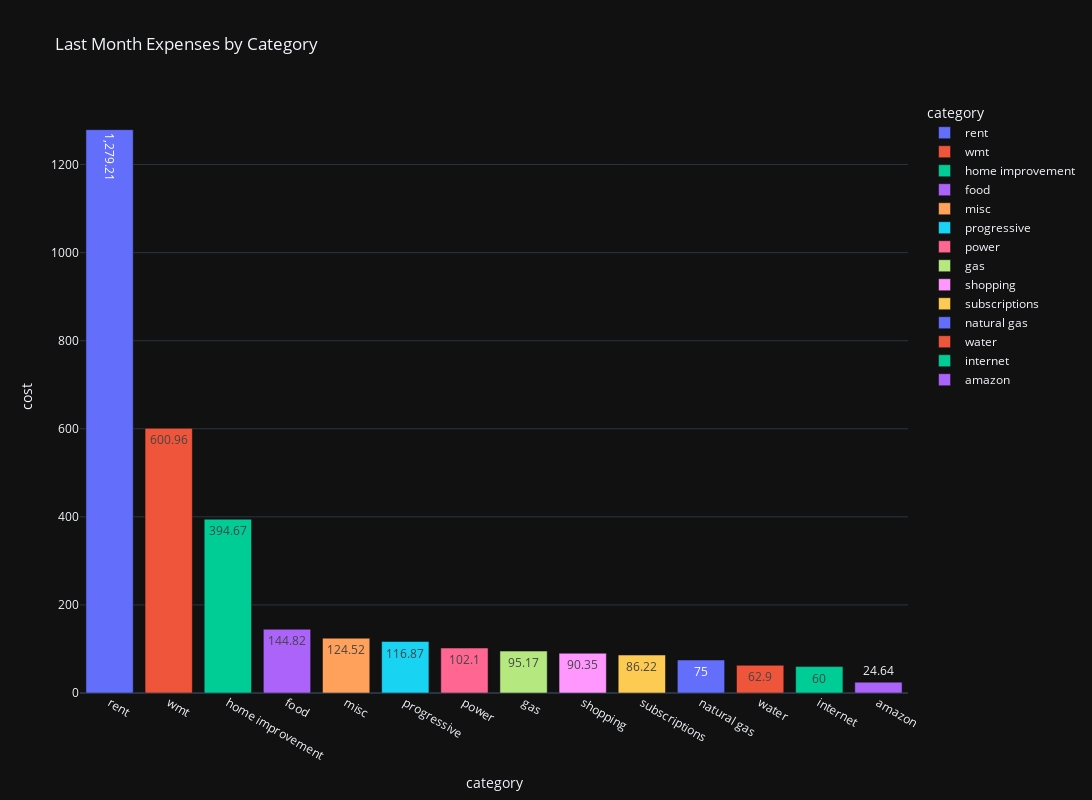

Source (notebook cell):
### Markdown cell above
### Only October Numbers (wip)

### Code cell
tempDF = df.filter(pl.col('month') == last_month_int) \
            .group_by(['category']).agg(pl.sum("cost")) 

tempDF = tempDF.sort(by='cost', descending=True)

fig = px.bar(tempDF.to_pandas(), x="category", y="cost", color="category",
             title="Last Month Expenses by Category",
            #  category_orders={"monthName": month_order},
             template='plotly_dark',
             labels={'monthName':''},
             text_auto=True,
             height=800,
             width=1600)

fig.show()

### Figure 1 — Plotly figure (JSON) as saved in the notebook; plotly's stock layout.template omitted (floating-point values rounded to 4 significant figures)
{"data": [{"hovertemplate": "category=%{x}<br>cost=%{y}<extra></extra>", "legendgroup": "rent", "marker": {"color": "#636efa", "pattern": {"shape": ""}}, "name": "rent", "orientation": "v", "showlegend": true, "textposition": "auto", "texttemplate": "%{y}", "type": "bar", "x": ["rent"], "xaxis": "x", "y": [1279.0], "yaxis": "y"}, {"hovertemplate": "category=%{x}<br>cost=%{y}<extra></extra>", "legendgroup": "wmt", "marker": {"color": "#EF553B", "pattern": {"shape": ""}}, "name": "wmt", "orientation": "v", "showlegend": true, "textposition": "auto", "texttemplate": "%{y}", "type": "bar", "x": ["wmt"], "xaxis": "x", "y": [601.0], "yaxis": "y"}, {"hovertemplate": "category=%{x}<br>cost=%{y}<extra></extra>", "legendgroup": "home improvement", "marker": {"color": "#00cc96", "pattern": {"shape": ""}}, "name": "home improvement", "orientation": "v", "showlegend": true, "textposition": "auto", "texttemplate": "%{y}", "type": "bar", "x": ["home improvement"], "xaxis": "x", "y": [394.7], "yaxis": "y"}, {"hovertemplate": "category=%{x}<br>cost=%{y}<extra></extra>", "legendgroup": "food", "marker": {"color": "#ab63fa", "pattern": {"shape": ""}}, "name": "food", "orientation": "v", "showlegend": true, "textposition": "auto", "texttemplate": "%{y}", "type": "bar", "x": ["food"], "xaxis": "x", "y": [144.8], "yaxis": "y"}, {"hovertemplate": "category=%{x}<br>cost=%{y}<extra></extra>", "legendgroup": "misc", "marker": {"color": "#FFA15A", "pattern": {"shape": ""}}, "name": "misc", "orientation": "v", "showlegend": true, "textposition": "auto", "texttemplate": "%{y}", "type": "bar", "x": ["misc"], "xaxis": "x", "y": [124.5], "yaxis": "y"}, {"hovertemplate": "category=%{x}<br>cost=%{y}<extra></extra>", "legendgroup": "progressive", "marker": {"color": "#19d3f3", "pattern": {"shape": ""}}, "name": "progressive", "orientation": "v", "showlegend": true, "textposition": "auto", "texttemplate": "%{y}", "type": "bar", "x": ["progressive"], "xaxis": "x", "y": [116.9], "yaxis": "y"}, {"hovertemplate": "category=%{x}<br>cost=%{y}<extra></extra>", "legendgroup": "power", "marker": {"color": "#FF6692", "pattern": {"shape": ""}}, "name": "power", "orientation": "v", "showlegend": true, "textposition": "auto", "texttemplate": "%{y}", "type": "bar", "x": ["power"], "xaxis": "x", "y": [102.1], "yaxis": "y"}, {"hovertemplate": "category=%{x}<br>cost=%{y}<extra></extra>", "legendgroup": "gas", "marker": {"color": "#B6E880", "pattern": {"shape": ""}}, "name": "gas", "orientation": "v", "showlegend": true, "textposition": "auto", "texttemplate": "%{y}", "type": "bar", "x": ["gas"], "xaxis": "x", "y": [95.17], "yaxis": "y"}, {"hovertemplate": "category=%{x}<br>cost=%{y}<extra></extra>", "legendgroup": "shopping", "marker": {"color": "#FF97FF", "pattern": {"shape": ""}}, "name": "shopping", "orientation": "v", "showlegend": true, "textposition": "auto", "texttemplate": "%{y}", "type": "bar", "x": ["shopping"], "xaxis": "x", "y": [90.35], "yaxis": "y"}, {"hovertemplate": "category=%{x}<br>cost=%{y}<extra></extra>", "legendgroup": "subscriptions", "marker": {"color": "#FECB52", "pattern": {"shape": ""}}, "name": "subscriptions", "orientation": "v", "showlegend": true, "textposition": "auto", "texttemplate": "%{y}", "type": "bar", "x": ["subscriptions"], "xaxis": "x", "y": [86.22], "yaxis": "y"}, {"hovertemplate": "category=%{x}<br>cost=%{y}<extra></extra>", "legendgroup": "natural gas", "marker": {"color": "#636efa", "pattern": {"shape": ""}}, "name": "natural gas", "orientation": "v", "showlegend": true, "textposition": "auto", "texttemplate": "%{y}", "type": "bar", "x": ["natural gas"], "xaxis": "x", "y": [75.0], "yaxis": "y"}, {"hovertemplate": "category=%{x}<br>cost=%{y}<extra></extra>", "legendgroup": "water", "marker": {"color": "#EF553B", "pattern": {"shape": ""}}, "name": "water", "orientation": "v", "showlegend": true, "textposition": "auto", "texttemplate": "%{y}", "type": "bar", "x": ["water"], "xaxis": "x", "y": [62.9], "yaxis": "y"}, {"hovertemplate": "category=%{x}<br>cost=%{y}<extra></extra>", "legendgroup": "internet", "marker": {"color": "#00cc96", "pattern": {"shape": ""}}, "name": "internet", "orientation": "v", "showlegend": true, "textposition": "auto", "texttemplate": "%{y}", "type": "bar", "x": ["internet"], "xaxis": "x", "y": [60.0], "yaxis": "y"}, {"hovertemplate": "category=%{x}<br>cost=%{y}<extra></extra>", "legendgroup": "amazon", "marker": {"color": "#ab63fa", "pattern": {"shape": ""}}, "name": "amazon", "orientation": "v", "showlegend": true, "textposition": "auto", "texttemplate": "%{y}", "type": "bar", "x": ["amazon"], "xaxis": "x", "y": [24.64], "yaxis": "y"}], "layout": {"barmode": "relative", "height": 800, "legend": {"title": {"text": "category"}, "tracegroupgap": 0}, "title": {"text": "Last Month Expenses by Category"}, "width": 1600, "xaxis": {"anchor": "y", "categoryarray": ["rent", "wmt", "home improvement", "food", "misc", "progressive", "power", "gas", "shopping", "subscriptions", "natural gas", "water", "internet", "amazon"], "categoryorder": "array", "domain": [0, 1], "title": {"text": "category"}}, "yaxis": {"anchor": "x", "domain": [0, 1], "title": {"text": "cost"}}}}
